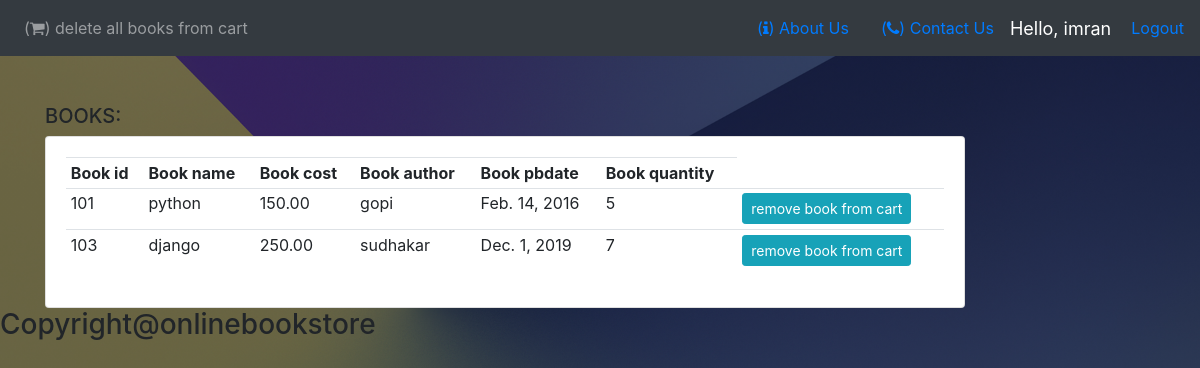
Screenshot of /viewcart/ (signed in) with the database file from the repository.
### bookapp/models.py (models this page shows, shortened)
class Book(models.Model):
    bid = models.IntegerField(primary_key=True)
    bname = models.CharField(max_length=20)
    bcost = models.DecimalField(max_digits=10, decimal_places=2)
    bauthor = models.CharField(max_length=20)
    bpdate= models.DateField()
    quantity=models.IntegerField()

### bookapp/views.py (the view)
# urls.py: path('viewcart/', viewcart,name='viewcart'),
def viewcart(request):
    cust = Customer.objects.filter(user=request.user)
    for c in cust:
        carts = Cart.objects.all()
        for cart in carts:
            if (cart.customer == c):
                context = {
                    'cart': cart
                }
                return render(request, 'viewcart.html', context)
        else:
            return render(request, 'emptycart.html')

### templates/viewcart.html (shortened to what this page needs)
{% load static %}
<html>
    <head>
	    <link rel="stylesheet" href="https://use.fontawesome.com/releases/v5.6.1/css/all.css">
        <link rel="stylesheet" href="{% static 'Style.css' %}">
        <link rel="stylesheet" href="https://cdnjs.cloudflare.com/ajax/libs/font-awesome/4.7.0/css/font-awesome.min.css">
        <link rel="stylesheet" href="https://stackpath.bootstrapcdn.com/bootstrap/4.5.0/css/bootstrap.min.css">
    </head>
    <body>
<nav class="navbar navbar-expand-lg navbar-dark bg-dark">
  <div class="collapse navbar-collapse" id="navbarNav">
    <ul class="navbar-nav">
      <li class="nav-item">
          <a class="nav-link" href="{%  url 'deletecart' %}" >(<i class="fa fa-shopping-cart"></i>) delete all books from cart</a>
      </li>
    </ul>
  </div>
      <span class="nav-item">
          <a class="nav-link" href="{% url 'aboutus' %}">(<i class="fa fa-info"></i>) About Us</a>
      </span>
      <span class="nav-item">
          <a class="nav-link" href="{% url 'contactus' %}">(<i class="fa fa-phone"></i>) Contact Us</a>
      </span>
          <span class="hello-msg">Hello, {{request.user}}</span>
          <span ><a href="{% url 'logout' %}">Logout</a></span>
</nav>
        <br>
<div class="container">
    <div class="row">
        <div class="col-lg-10">
            <br>
            <h5>BOOKS:</h5>
            <div class="card card-body">
                <table class="table table-sm">
                    <tr>
                        <th>Book id</th>
                        <th>Book name</th>
                        <th>Book cost</th>
                        <th>Book author</th>
                        <th>Book pbdate</th>
                        <th>Book quantity</th>
                    </tr>
                    {% for book in cart.books.all %}
                    <tr>
                        <td>{{book.bid}} </td>
                        <td>{{book.bname}} </td>
                        <td>{{book.bcost}} </td>
                        <td>{{book.bauthor}} </td>
                        <td>{{book.bpdate}} </td>
                        <td>{{ book.quantity }}</td>
                        <td><a class="btn btn-sm btn-info" href="{% url 'removecart' book.bid %}">remove book from cart</a> </td>
                    </tr>
                    {% endfor %}
                </table>
            </div>
        </div>
    </div>
</div>
            <marquee>
                <h3>Copyright@onlinebookstore</h3>
            </marquee>
    </body>
</html>

### bookapp/static/Style.css (style rules this page uses)
body { background:linear-gradient(to top,rgba(0,0,0,0.5)50%,rgba(0,0,0,0.5)50%), url(images/bk_pg.jpg); background-position: center; background-size: cover; }

### templates/viewcart.html (style rules this page uses)
.hello-msg { font-size: 18px; color: #fff; margin-right: 20px; }

### rows the page displays
Book: bid "101", bname "python", bcost "150.00", bauthor "gopi", bpdate "Feb. 14, 2016", quantity "5"
Book: bid "103", bname "django", bcost "250.00", bauthor "sudhakar", bpdate "Dec. 1, 2019", quantity "7"

### other values shown
{{ request.user }} "imran"
